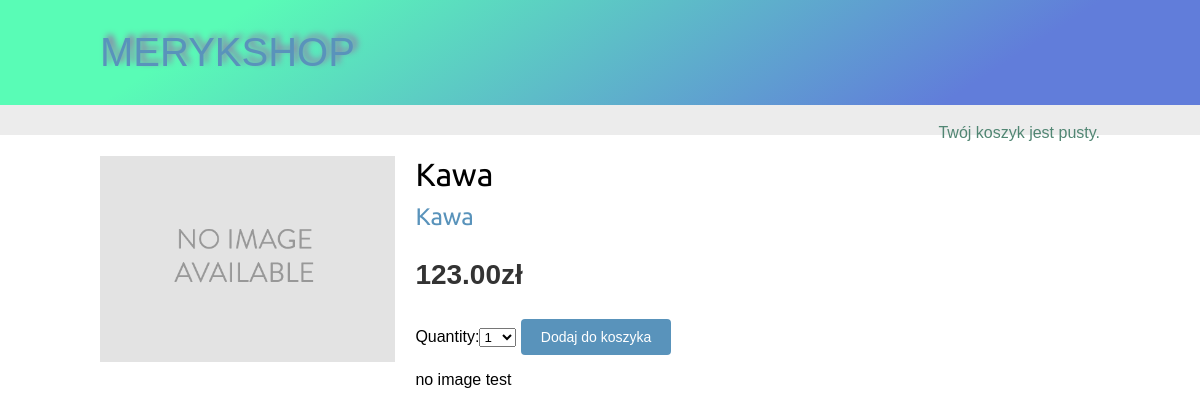
The app's page /6/kawa/ with its own data.
### shop/models.py (models this page shows, shortened)
class Product(models.Model):
    category = models.ForeignKey(Category,
                                 related_name='products',
                                 on_delete=models.CASCADE)
    name = models.CharField(max_length=200, db_index=True)
    slug = models.SlugField(max_length=200, db_index=True)
    image = models.ImageField(upload_to='products/%Y/%m/%d',
                              blank=True)
    description = models.TextField(blank=True)
    price = models.DecimalField(max_digits=10, decimal_places=2)
    available = models.BooleanField(default=True)
    created = models.DateTimeField(auto_now_add=True)
    updated = models.DateTimeField(auto_now=True)
    class Meta:
        ordering = ('name',)
        index_together = (('id', 'slug'),)

class Category(models.Model):
    name = models.CharField(max_length=200,
                            db_index=True)
    slug = models.SlugField(max_length=200,
                            unique=True)
    class Meta:
        ordering = ('name',)
        verbose_name = 'category'
        verbose_name_plural = 'categories'
    def __str__(self):
        return self.name
    def get_absolute_url(self):
        return reverse('shop:product_list_by_category',
                       args=[self.slug])

### shop/views.py (the view)
# urls.py: path('<int:id>/<slug:slug>/', views.product_detail, name='product_detail'),
def product_detail(request, id, slug):
    product = get_object_or_404(Product,
                                id=id,
                                slug=slug,
                                available=True)
    cart_product_form = CartAddProductForm()
    return render(request,
                  'shop/product/detail.html',
                  {'product': product,
                   'cart_product_form': cart_product_form})

### cart/forms.py
class CartAddProductForm(forms.Form):
    quantity = forms.TypedChoiceField(
                                choices=PRODUCT_QUANTITY_CHOICES,
                                coerce=int)
    override = forms.BooleanField(required=False,
                                  initial=False,
                                  widget=forms.HiddenInput)

### cart/cart.py (called while the page is built)
    def __len__(self):
        return sum(item['quantity'] for item in self.cart.values())

### cart/context_processors.py (called while the page is built)
def cart(request):
    return {'cart': Cart(request)}

### shop/templates/shop/product/detail.html (shortened to what this page needs)
{% extends "shop/base.html" %}
{% load static %}
{% block content %}
  <div class="product-detail">
    <img src="{% if product.image %}{{ product.image.url }}{% else %}
    {% static "img/no_image.png" %}{% endif %}">
    <h1>{{ product.name }}</h1>
    <h2>
      <a href="{{ product.category.get_absolute_url }}">
        {{ product.category }}
      </a>
    </h2>
    <p class="price">{{ product.price }}zł</p>
    <form action="{% url "cart:cart_add" product.id %}" method="post">
      {{ cart_product_form }}
      <input type="submit" value="Dodaj do koszyka">
    </form>
    {{ product.description|linebreaks }}
  </div>
{% endblock %}

### shop/static/css/base.css (style rules this page uses)
body { margin:0; padding:0; font-family:helvetica, sans-serif; }
h1, h2, h3, h4, h5 , h6 { font-family: 'Ubuntu', sans-serif; font-weight:normal; }
a { text-decoration:none; color:#5993bb; }
a.button, input[type="submit"] { color:#fff; background:#5993bb; border-radius:4px; padding:10px 20px; font-size:14px; border:0; }
.product-detail { text-align:justify; }
.product-detail .price { color:#333; font-size:28px; font-weight:bold; }
.product-detail img { width:40%; float:left; padding:0 20px 20px 0; }
.product-detail h1 { margin-bottom:0; }
.product-detail h2 { margin-top:10px; }

### records on screen
Product: name "Kawa", category "Kawa", price "123.00", description "no image test"
